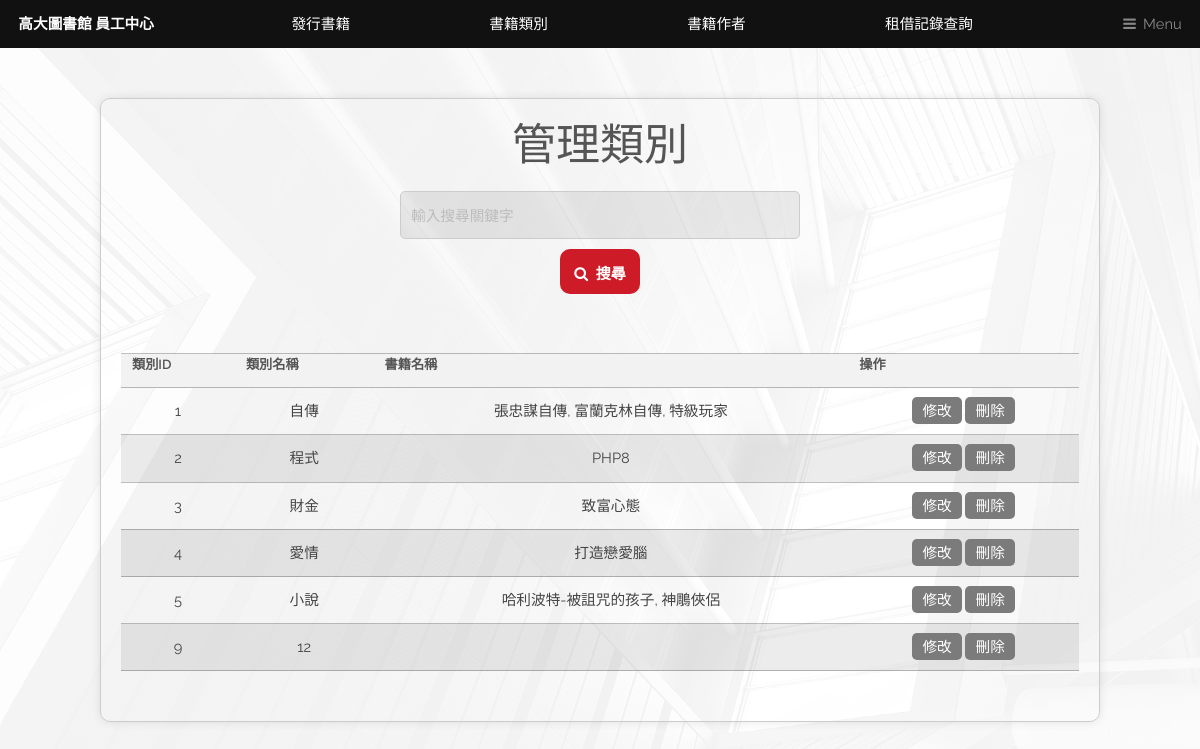
/adminWEB/admin_manage_book_categories.php, run on the app's committed database.
### tables this page shows
CREATE TABLE `category` (
  `catId` int(11) NOT NULL,
  `catname` varchar(255) DEFAULT NULL
);

### adminWEB/admin_manage_book_categories.php (the view, shortened to what this page needs)
<?php
$servername = "localhost";
$username = "root";
$password = "";
$dbname = "phpfinal_library";
$conn = new mysqli($servername, $username, $password, $dbname);
$records_per_page = 10;
$current_page = isset($_GET['page']) ? intval($_GET['page']) : 1;
$search_keyword = isset($_GET['search_keyword']) ? $_GET['search_keyword'] : '';
$search_field = isset($_GET['search_field']) ? $_GET['search_field'] : 'catname';
$offset = ($current_page - 1) * $records_per_page;
$sql = "SELECT SQL_CALC_FOUND_ROWS category.catId, category.catname, GROUP_CONCAT(book.bookname SEPARATOR ', ') AS booknames
        FROM category
        LEFT JOIN book ON book.catId = category.catId
        WHERE {$search_field} LIKE ?
        GROUP BY category.catId
        LIMIT ?, ?";
$stmt = $conn->prepare($sql);
$search_keyword = '%' . $search_keyword . '%';
$stmt->bind_param("sii", $search_keyword, $offset, $records_per_page);
$stmt->execute();
$result = $stmt->get_result();
?>
<!DOCTYPE html>
<html lang="en">
<?php include("head.inc"); ?>
<head>
</head>
<body class="is-preload">
<?php include("list.inc");?>
<div class="main-content">
    <h1>管理類別</h1>
    <form action="admin_manage_book_categories.php" method="get">
        <input type="text" name="search_keyword" placeholder="輸入搜尋關鍵字">
        <button type="submit"  class="button primary icon fa-search">搜尋</button>
    </form>
    <div id="categoryTable">
        <?php
        if ($result && $result->num_rows > 0) {
            echo "<table>
                    <tr>
                        <th>類別ID</th>
                        <th>類別名稱</th>
                        <th>書籍名稱</th>
                        <th>操作</th>
                    </tr>";
            while ($row = $result->fetch_assoc()) {
                echo "<tr>
                        <td>" . htmlspecialchars($row['catId']) . "</td>
                        <td>" . htmlspecialchars($row['catname']) . "</td>
                        <td>" . htmlspecialchars($row['booknames']) . "</td>
                        <td class='action-buttons'>
                            <a href='admin_edit_category.php?catId=" .htmlspecialchars($row['catId']) . "'\">修改</a>
                            <a href='admin_manage_book_categories.php?delete=" . htmlspecialchars($row['catId']) . "' onclick=\"return confirm('確定要刪除這個類別嗎嗎？')\">刪除</a>
                        </td>
                    </tr>";
            }
            echo "</table>";
        } else {
            echo "<p>沒有符合條件的類別。</p>";
        }
        ?>
    </div>
</div>
</body>
</html>

### adminWEB/admin_manage_book_categories.php (style rules this page uses)
.main-content { text-align: center; margin: 50px auto; max-width: 1000px; padding: 20px; border: 1px solid #ccc; border-radius: 10px; box-shadow: 0 0 10px rgba(0,0,0,0.1); }
.main-content h1 { margin-bottom: 20px; }
.main-content form { display: inline-block; text-align: center; width: 100%; }
.main-content form input[type="text"], .main-content form button { display: block; width: 100%; max-width: 400px; margin: 0 auto 10px auto; }
.main-content form input[type="text"] { padding: 10px; border: 1px solid #ccc; border-radius: 5px; }
.main-content form button { background-color: #BEBEBE; color: white; border: none; border-radius: 10px; padding: 1px 5px; cursor: pointer; font-size: 15px; width: 80px; height: 45px; }
table { width: 100%; border-collapse: collapse; margin-top: 20px; }
th, td { padding: 8px; text-align: center; }
th { background-color: #f2f2f2; }
.action-buttons a { background-color: #7B7B7B; color: white; border: none; border-radius: 5px; padding: 5px 10px; cursor: pointer; text-decoration: none; }

### data on the page
category: catId "1", catname "自傳", booknames "張忠謀自傳, 富蘭克林自傳, 特級玩家"
category: catId "2", catname "程式", booknames "PHP8"
category: catId "3", catname "財金", booknames "致富心態"
category: catId "4", catname "愛情", booknames "打造戀愛腦"
category: catId "5", catname "小說", booknames "哈利波特-被詛咒的孩子, 神鵰俠侶"
category: catId "9", catname "12"
